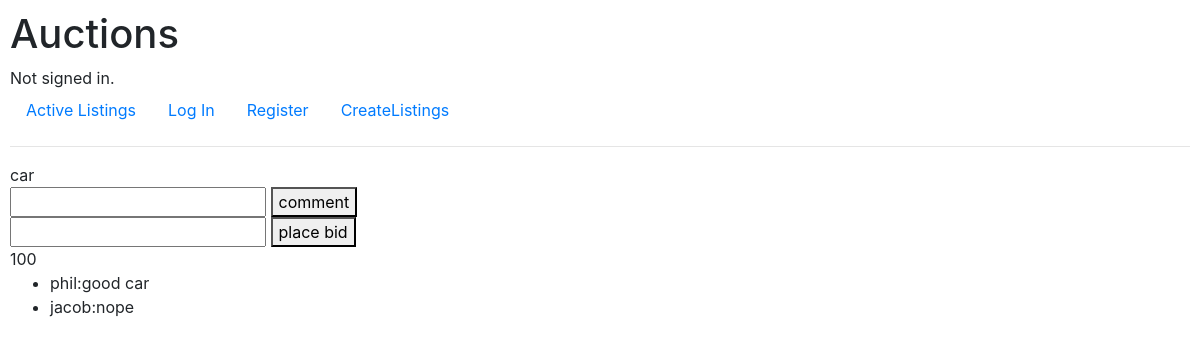
/listing/2, run on the app's committed database.
### auctions/models.py (models this page shows)
class AuctionListing(models.Model):
    item=models.CharField(max_length=64)
    owner=models.ForeignKey(User,on_delete=models.CASCADE)
    description=models.CharField(max_length=64)
    listingprice=models.IntegerField()
    img=models.URLField()

class bid(models.Model):
    item=models.ForeignKey(AuctionListing,on_delete=models.CASCADE)
    bidding=models.IntegerField()
    highestbider=models.ForeignKey(User,on_delete=models.CASCADE)

class comments(models.Model):
    item=models.ForeignKey(AuctionListing,on_delete=models.CASCADE)
    comments=models.CharField(max_length=200)
    comments_owner=models.ForeignKey(User,on_delete=models.CASCADE)

class User(AbstractUser):
    pass

### auctions/views.py (the view)
# urls.py: path('listing/<int:id>',views.listing,name='listing'),
def listing(request,id):
    if request.method=="POST":
        return render(request,'auctions/listing.html',{
            'item':AuctionListing.objects.get(id=id),'comments':comments.objects.filter(item=AuctionListing.objects.get(id=id)),'c_bid':bid.objects.get(item=AuctionListing.objects.get(id=id))
        })
    return render(request,'auctions/listing.html',{
            'item':AuctionListing.objects.get(id=id),'comments':comments.objects.filter(item=AuctionListing.objects.get(id=id)),'c_bid':bid.objects.get(item=AuctionListing.objects.get(id=id))
        })

### auctions/templates/auctions/listing.html (shortened to what this page needs)
{% extends "auctions/layout.html" %}
{% block body %}
   {{item.item}}
   <form action="{%url 'comment' id=item.id %}" method="POST">
    <input type="text" name="comment" >
    <button type="submit">comment</button>
   </form>
   <form action="{%url 'bids' id=item.id%}" method="POST">
        <input type="number" name="current_bid" min="{{c_bid.bidding}}">
        <button type="submit">place bid</button>
   </form>
   {{c_bid.bidding}}
   <ul>
    {%for comment in comments%}
    <li>{{comment.comments_owner}}:{{comment.comments}}</li>
    {%endfor%}
   </ul>
{% endblock %}

### auctions/static/auctions/styles.css (style rules this page uses)
body { padding: 10px; }

### data on the page
AuctionListing: item "car"
bid: bidding "100"
comments: comments_owner "phil", comments "good car"
comments: comments_owner "jacob", comments "nope"
